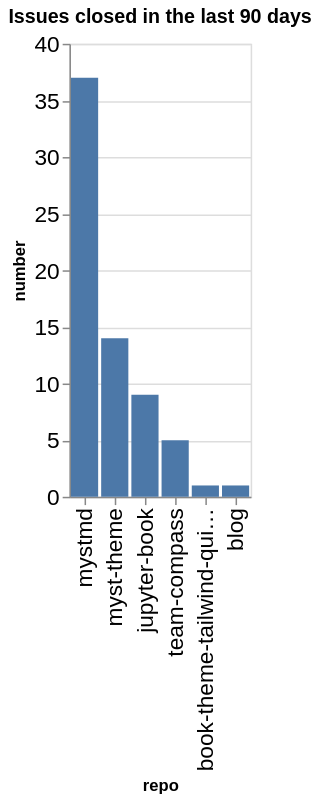

The code cell stored with this chart in its notebook:
### Code cell
closed_counts = closed.groupby(['org', 'repo']).count()['number'].reset_index()
closed_counts['org/repo'] = closed_counts.apply(lambda a: a['org'] + '/' + a['repo'], axis=1)
sorted_vals = closed_counts.sort_values(['number'], ascending=False)['repo'].values
alt.Chart(data=closed_counts, title=f"Issues closed in the last {n_days} days").mark_bar().encode(
    x=alt.X('repo', sort=alt.Sort(sorted_vals.tolist())),
    y='number',
)

### Figure 1 — Vega-Lite specification as saved in the notebook (floating-point values rounded to 4 significant figures)
{"config": {"axisLeft": {"labelFontSize": 15}, "axisBottom": {"labelFontSize": 15}}, "data": {"name": "data-c3700f0ab09fd75cd9fc79689aa6270d"}, "mark": {"type": "bar"}, "encoding": {"x": {"field": "repo", "sort": ["mystmd", "myst-theme", "jupyter-book", "team-compass", "book-theme-tailwind-quickstart", "blog"], "type": "nominal"}, "y": {"field": "number", "type": "quantitative"}}, "title": "Issues closed in the last 90 days", "$schema": "https://vega.github.io/schema/vega-lite/v5.20.1.json", "datasets": {"data-c3700f0ab09fd75cd9fc79689aa6270d": [{"org": "jupyter-book", "repo": "blog", "number": 1, "org/repo": "jupyter-book/blog"}, {"org": "jupyter-book", "repo": "book-theme-tailwind-quickstart", "number": 1, "org/repo": "jupyter-book/book-theme-tailwind-quickstart"}, {"org": "jupyter-book", "repo": "jupyter-book", "number": 9, "org/repo": "jupyter-book/jupyter-book"}, {"org": "jupyter-book", "repo": "myst-theme", "number": 14, "org/repo": "jupyter-book/myst-theme"}, {"org": "jupyter-book", "repo": "mystmd", "number": 37, "org/repo": "jupyter-book/mystmd"}, {"org": "jupyter-book", "repo": "team-compass", "number": 5, "org/repo": "jupyter-book/team-compass"}]}}
